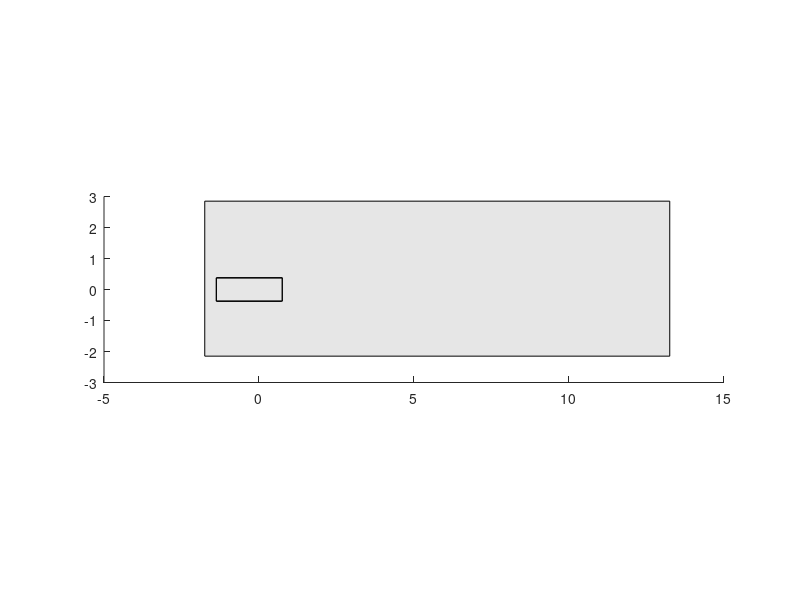

Write MATLAB code to recreate this figure.
function p = makeLink0(parentAxes, faceColor)
if (nargin == 0)
    parentAxes = gca;
    faceColor = [.9 .9 .9];
elseif (nargin == 1)
    faceColor = [.9 .9 .9];
end
set(parentAxes, 'DataAspectRatio', [1 1 1]);
link0Verts = [-1.75	-2.15	-2.5;
    -1.75	2.85	-2.5;
    13.25	2.85	-2.5;
    13.25	-2.15	-2.5;
    -1.375	-0.375	-2.5;
    -1.375	0.375	-2.5;
    0.75	0.375	-2.5;
    0.75	-0.375	-2.5;
    -1.375	-0.375	-0.75;
    -1.375	0.375	-0.75;
    0.75	0.375	-0.75;
    0.75	-0.375	-0.75];
link0Faces = [1 2 3 4;
    5 6 10 9;
    6 7 11 10;
    7 8 12 11;
    8 5 9 12;
    9 10 11 12];
p = patch('Parent', parentAxes, 'Faces',link0Faces,'Vertices',link0Verts,'FaceColor',faceColor);

end